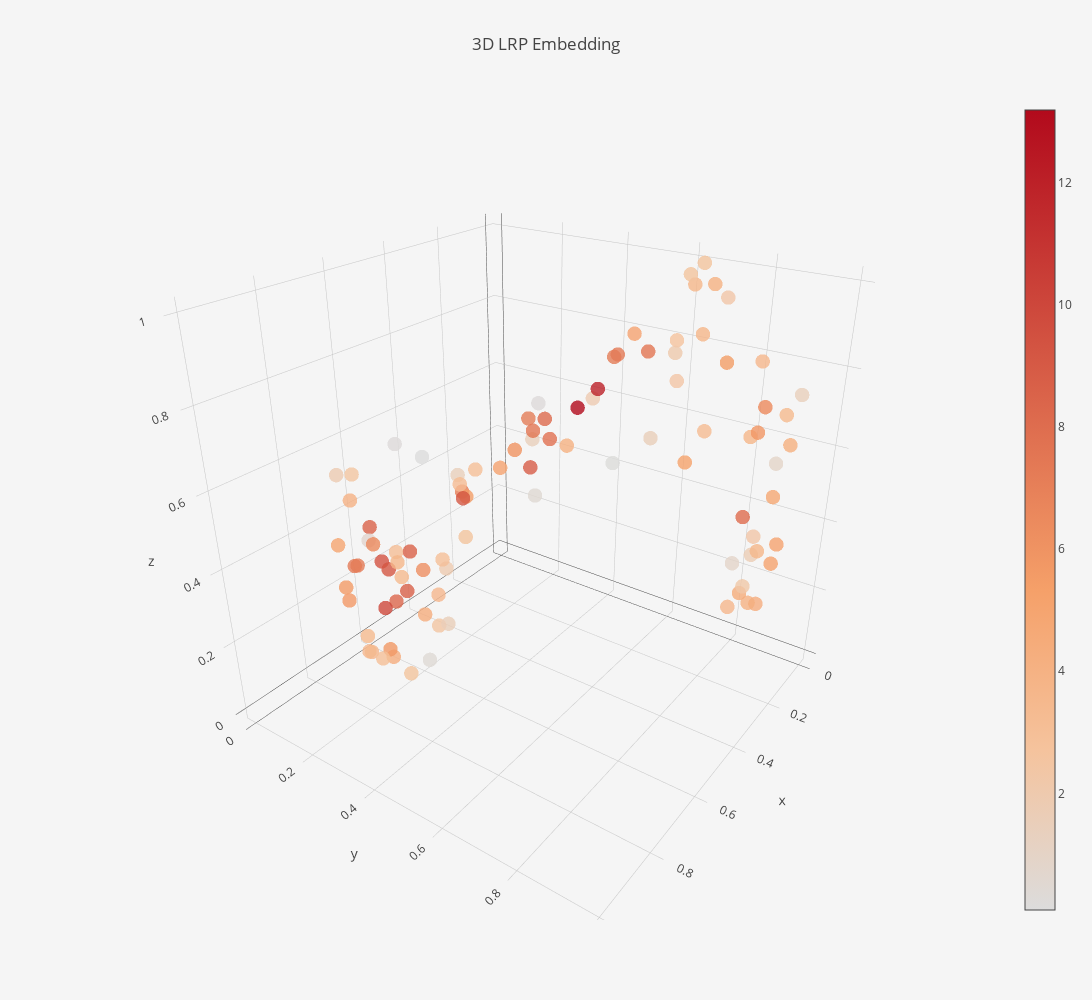

The cell this chart's notebook holds for it:
### Code cell
gmm_train_densities = np.exp(best_gmm.score_samples(relevance_embedding))
# gmm_densities = np.exp(best_gmm.score_samples(grid))

emb3d["marker"]["color"] = gmm_train_densities
emb3d["marker"]["showscale"]=True
emb3d["marker"]["colorscale"]="Reds"

data=[emb3d]

fig = go.Figure(data=data, layout=layout)
iplot(fig, filename='lrp-densities.html')
print("Entropy:", entropy(gmm_train_densities))
